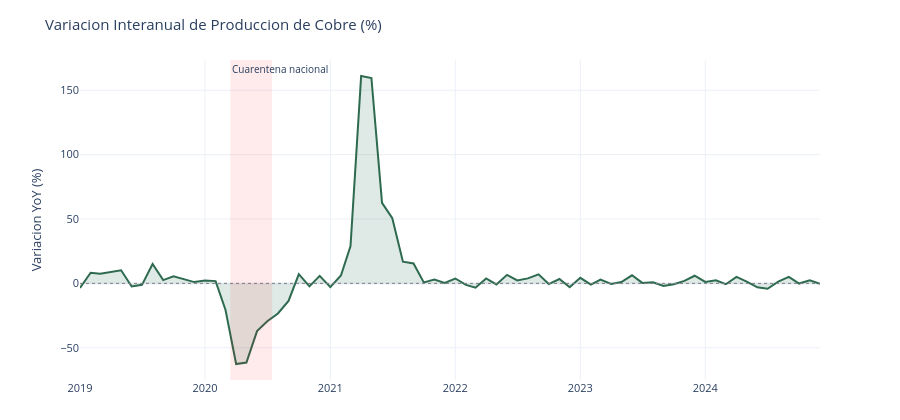

Source (notebook cell):
### Markdown cell above
## 5. Variacion interanual del cobre con anotacion COVID

### Code cell
cobre_mensual = df_cobre.groupby('fecha')['produccion'].sum().reset_index()
cobre_mensual = cobre_mensual.sort_values('fecha')
cobre_mensual['yoy'] = cobre_mensual['produccion'].pct_change(12) * 100
cobre_mensual = cobre_mensual.dropna(subset=['yoy'])

fig_yoy = go.Figure()
fig_yoy.add_trace(go.Scatter(
    x=cobre_mensual['fecha'], y=cobre_mensual['yoy'],
    mode='lines', name='Var. YoY %',
    line=dict(color='#2d6a4f', width=2),
    fill='tozeroy', fillcolor='rgba(45,106,79,0.15)',
    hovertemplate='%{x|%b %Y}: %{y:.1f}%<extra></extra>'
))

fig_yoy.add_hline(y=0, line_dash='dot', line_color='gray', line_width=1)

fig_yoy.add_vrect(
    x0='2020-03-15', x1='2020-07-15',
    fillcolor='red', opacity=0.08, line_width=0,
    annotation_text='Cuarentena nacional',
    annotation_position='top left',
    annotation_font_size=10
)

fig_yoy.update_layout(
    title='Variacion Interanual de Produccion de Cobre (%)',
    yaxis_title='Variacion YoY (%)',
    template='plotly_white',
    height=420,
    margin=dict(t=60, b=40),
    font_size=11
)
fig_yoy.show()
